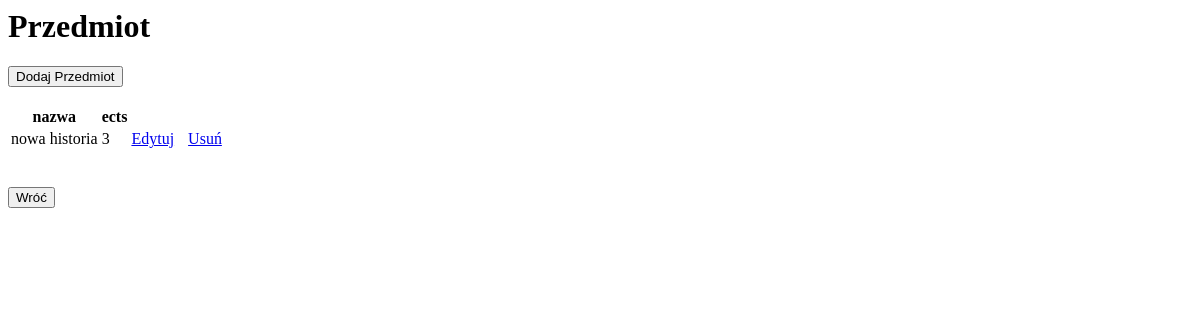
Page /przedmioty on the earlier database version.
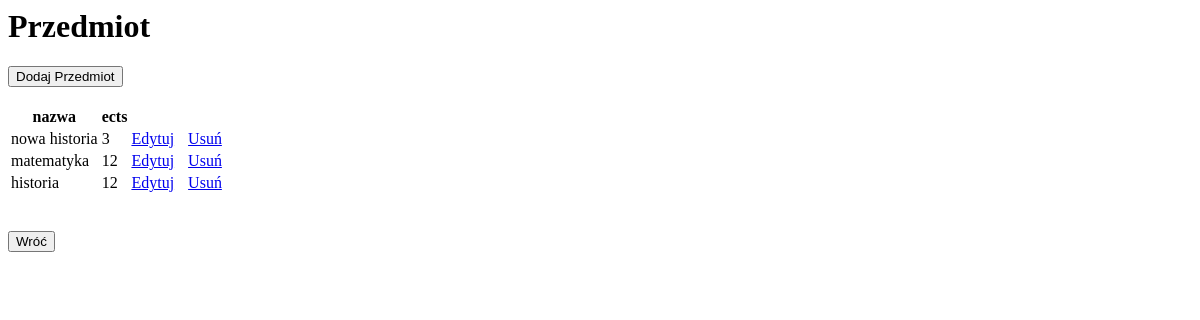
Same page on the later database version.
### app/models.py (models this page shows, shortened)
class Przedmiot(db.Model):
    id = db.Column(db.Integer, primary_key=True)
    nazwa = db.Column(db.String(120), index=True, unique=True)
    ects = db.Column(db.String(64), index=True, unique=False)
    zajecia = db.relationship('Zajecie', backref='przedmiot', lazy='dynamic')

### app/routes.py (the view)
@app.route('/przedmioty')
def showPrzedmioty():
   przedmioty = Przedmiot.query.all()
   return render_template("przedmioty.html", przedmioty=przedmioty)

### app/templates/przedmioty.html
<html>
<body>
    <h1>Przedmiot</h1>
    <a href="{{url_for('addPrzedmiot')}}">
        <button>Dodaj Przedmiot</button>
    </a>
    <br><br>
    <table>
        <tr><th>nazwa</th> <th>ects</th></tr>
        {% for p in przedmioty %}
        <tr>
            <td>{{p.nazwa}}</td>
            <td>{{p.ects}}</td>
            <td><a href="{{url_for('editPrzedmiot', przedmiot_id = p.id )}}">
                    Edytuj
                </a>
            </td>
            <td>
                <a href="{{url_for('deletePrzedmiot', przedmiot_id = p.id )}}" style="margin-left: 10px;">
                    Usuń
                </a>
            </td>
        </tr>
        {% endfor %}
    </table>
    <a href="{{url_for('index')}}">
        <br> <br>
        <button>Wróć</button>
    </a>
</body>
</html>

Differences in the rows shown:
added Przedmiot: nazwa "matematyka", ects "12"
added Przedmiot: nazwa "historia", ects "12"
